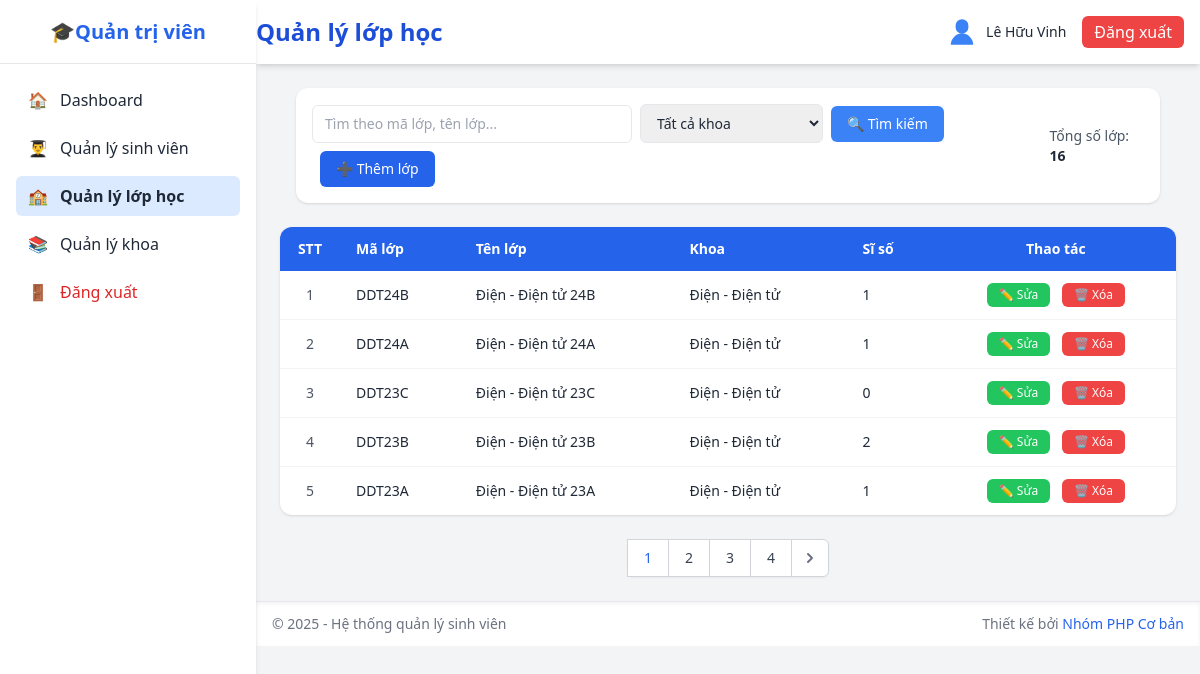
The app's page /admin/class_list.php (signed in) with its own data.
### tables this page shows
CREATE TABLE `lop` (
  `malop` varchar(20) NOT NULL,
  `tenlop` varchar(100) NOT NULL,
  `makhoa` varchar(20) DEFAULT NULL
);

CREATE TABLE `khoa` (
  `makhoa` varchar(20) NOT NULL,
  `tenkhoa` varchar(100) NOT NULL,
  `mota` text DEFAULT NULL
);

### database/pdo.php (called while the page is built, shortened)
<?php
class DB
{
    private static $pdo = null;
    private static function connect_pdo(): \PDO
    {
        $host = DB_HOST;
        $user = DB_USERNAME;
        $pass = DB_PASSWORD;
        $db   = DB_NAME;
        $charset = DB_CHARSET;
        $dsn = "mysql:host={$host};dbname={$db};charset={$charset}";
        try {
            $options = [
                \PDO::ATTR_ERRMODE => \PDO::ERRMODE_EXCEPTION,
                \PDO::ATTR_DEFAULT_FETCH_MODE => \PDO::FETCH_ASSOC,
                \PDO::ATTR_EMULATE_PREPARES => false,
            ];
            return new \PDO($dsn, $user, $pass, $options);
        } catch (\PDOException $e) {
            die('Kết nối PDO thất bại: ' . $e->getMessage());
        }
    }
    private static function init()
    {
        if (self::$pdo === null) {
            self::$pdo = self::connect_pdo();
        }
    }
    public static function getPdo()
    {
        return self::$pdo;
    }
    public static function select(string $sql, array $params = []): array
    {
        $stmt = self::getPdo()->prepare($sql);
        $stmt->execute($params);
        return $stmt->fetchAll();
    }
    public static function selectOne(string $sql, array $params = []): ?array
    {
        $stmt = self::getPdo()->prepare($sql);
        $stmt->execute($params);
        $row = $stmt->fetch();
        return $row === false ? null : $row;
    }
}

### admin/class_list.php (the view, shortened to what this page needs)
<?php
include('../includes/sidebar.php');
include('../includes/header.php');
$search = trim($_GET['search'] ?? '');
$makhoa = trim($_GET['makhoa'] ?? '');
$page = max(1, intval($_GET['page'] ?? 1));
$per_page = 5;
$offset = ($page - 1) * $per_page;
$where = [];
$params = [];
$whereClause = !empty($where) ? 'WHERE ' . implode(' AND ', $where) : '';
$sqlTotal = 'SELECT COUNT(DISTINCT l.malop) as count FROM lop l LEFT JOIN khoa k ON l.makhoa = k.makhoa ' . $whereClause;
$paramsTotal = [];
$totalRow = DB::selectOne($sqlTotal, $paramsTotal);
$total = $totalRow ? (int) $totalRow['count'] : 0;
$sqlLops = 'SELECT l.malop, l.tenlop, l.makhoa, k.tenkhoa, COUNT(sv.mssv) as sosv FROM lop l '
    . 'LEFT JOIN khoa k ON l.makhoa = k.makhoa '
    . 'LEFT JOIN sinh_vien sv ON l.malop = sv.malop '
    . $whereClause
    . ' GROUP BY l.malop '
    . 'ORDER BY l.malop DESC '
    . ' LIMIT :offset, :limit';
$lops = DB::select($sqlLops, array_merge($params, ['offset' => $offset, 'limit' => $per_page]));
$total_pages = max(1, (int) ceil($total / $per_page));
?>
<div class="max-w-7xl mx-auto px-4">
    <div class="bg-white rounded-xl shadow p-4 mb-4">
        <form method="GET" action="" class="flex flex-col sm:flex-row sm:items-center sm:justify-between gap-3">
            <div class="flex items-center gap-2 flex-wrap">
                <input type="text" name="search" value="<?php echo htmlspecialchars($search); ?>"
                       placeholder="Tìm theo mã lớp, tên lớp..."
                       class="w-full sm:w-80 px-3 py-2 border rounded-md focus:ring-2 focus:ring-blue-400 outline-none text-sm" />
                <select name="makhoa" class="px-3 py-2 border rounded-md focus:ring-2 focus:ring-blue-400 outline-none text-sm">
                    <option value="">Tất cả khoa</option>
                </select>
                <button type="submit" class="bg-blue-500 hover:bg-blue-600 text-white px-4 py-2 rounded-md text-sm">
                    🔍 Tìm kiếm
                </button>
                <a href="class_add.php" class="ml-2 bg-blue-600 hover:bg-blue-700 text-white px-4 py-2 rounded-md text-sm inline-flex items-center">
                    ➕ Thêm lớp
                </a>
            </div>
            <div class="mt-2 sm:mt-0 text-sm text-gray-600">
                <div>Tổng số lớp: <span class="font-semibold text-gray-800"><?php echo $total; ?></span></div>
            </div>
        </form>
    </div>
</div>
<div class="bg-white rounded-xl shadow overflow-x-auto">
    <table class="min-w-full text-sm">
        <thead class="bg-blue-600 text-white">
            <tr>
                <th class="py-3 px-4 text-center" style="width: 60px">STT</th>
                <th class="py-3 px-4 text-left">Mã lớp</th>
                <th class="py-3 px-4 text-left">Tên lớp</th>
                <th class="py-3 px-4 text-left">Khoa</th>
                <th class="py-3 px-4 text-left">Sĩ số</th>
                <th class="py-3 px-4 text-center">Thao tác</th>
            </tr>
        </thead>
        <tbody class="divide-y divide-gray-100">
            <?php foreach ($lops as $index => $lop): ?>
            <tr class="hover:bg-gray-50">
                <td class="py-3 px-4 text-center text-gray-600"><?php echo $offset + $index + 1; ?></td>
                <td class="py-3 px-4"><?php echo htmlspecialchars($lop['malop']); ?></td>
                <td class="py-3 px-4"><?php echo htmlspecialchars($lop['tenlop']); ?></td>
                <td class="py-3 px-4"><?php echo htmlspecialchars($lop['tenkhoa']); ?></td>
                <td class="py-3 px-4"><?php echo (int) $lop['sosv']; ?></td>
                <td class="py-3 px-4 text-center space-x-2">
                    <a href="class_edit.php?malop=<?php echo urlencode($lop['malop']); ?>"
                       class="bg-green-500 hover:bg-green-600 text-white px-3 py-1 rounded-md text-xs inline-block">
                       ✏️ Sửa
                    </a>
                    <a href="class_delete.php?malop=<?php echo urlencode($lop['malop']); ?>"
                       onclick="return confirm('Bạn có chắc muốn xóa lớp \'<?php echo addslashes($lop['tenlop']); ?>\'?');"
                       class="bg-red-500 hover:bg-red-600 text-white px-3 py-1 rounded-md text-xs inline-block">
                       🗑️ Xóa
                    </a>
                </td>
            </tr>
            <?php endforeach; ?>
        </tbody>
    </table>
</div>
<?php if ($total_pages > 1): ?>
<div class="mt-6 flex justify-center">
    <nav class="relative z-0 inline-flex rounded-md shadow-sm -space-x-px" aria-label="Phân trang">
        <?php
        $range = 2;
        if ($page > $range + 1): ?>
            <?php endif;
        for ($i = max(1, $page - $range); $i <= min($total_pages, $page + $range); $i++): ?>
            <a href="?page=<?php echo $i; ?><?php echo $search ? '&search=' . urlencode($search) : ''; ?><?php echo $makhoa ? '&makhoa=' . urlencode($makhoa) : ''; ?>"
               class="relative inline-flex items-center px-4 py-2 border border-gray-300 bg-white text-sm font-medium <?php echo $i === $page ? 'text-blue-600 bg-blue-50' : 'text-gray-700 hover:bg-gray-50'; ?>">
                <?php echo $i; ?>
            </a>
        <?php endfor;
        if ($page < $total_pages - $range): ?>
            <a href="?page=<?php echo $total_pages; ?><?php echo $search ? '&search=' . urlencode($search) : ''; ?><?php echo $makhoa ? '&makhoa=' . urlencode($makhoa) : ''; ?>"
               class="relative inline-flex items-center px-4 py-2 border border-gray-300 bg-white text-sm font-medium text-gray-700 hover:bg-gray-50"><?php echo $total_pages; ?></a>
        <?php endif; ?>
        <?php if ($page < $total_pages): ?>
        <a href="?page=<?php echo $page + 1; ?><?php echo $search ? '&search=' . urlencode($search) : ''; ?><?php echo $makhoa ? '&makhoa=' . urlencode($makhoa) : ''; ?>"
           class="relative inline-flex items-center px-2 py-2 rounded-r-md border border-gray-300 bg-white text-sm font-medium text-gray-500 hover:bg-gray-50">
            <svg class="h-5 w-5" xmlns="http://www.w3.org/2000/svg" viewBox="0 0 20 20" fill="currentColor">
                <path fill-rule="evenodd" d="M7.293 14.707a1 1 0 010-1.414L10.586 10 7.293 6.707a1 1 0 011.414-1.414l4 4a1 1 0 010 1.414l-4 4a1 1 0 01-1.414 0z" clip-rule="evenodd" />
            </svg>
        </a>
        <?php endif; ?>
    </nav>
</div>
<?php endif; ?>
<?php include('../includes/footer.php'); ?>

### records on screen
lop: index "1", malop "DDT24B", tenlop "Điện - Điện tử 24B", makhoa.tenkhoa "Điện - Điện tử", sosv "1"
lop: index "2", malop "DDT24A", tenlop "Điện - Điện tử 24A", makhoa.tenkhoa "Điện - Điện tử", sosv "1"
lop: index "3", malop "DDT23C", tenlop "Điện - Điện tử 23C", makhoa.tenkhoa "Điện - Điện tử", sosv "0"
lop: index "4", malop "DDT23B", tenlop "Điện - Điện tử 23B", makhoa.tenkhoa "Điện - Điện tử", sosv "2"
lop: index "5", malop "DDT23A", tenlop "Điện - Điện tử 23A", makhoa.tenkhoa "Điện - Điện tử", sosv "1"

### other values on screen
$page_title "Quản lý lớp học"
$_SESSION['fullname'] "Lê Hữu Vinh"
$total "16"
$total_pages "4"
